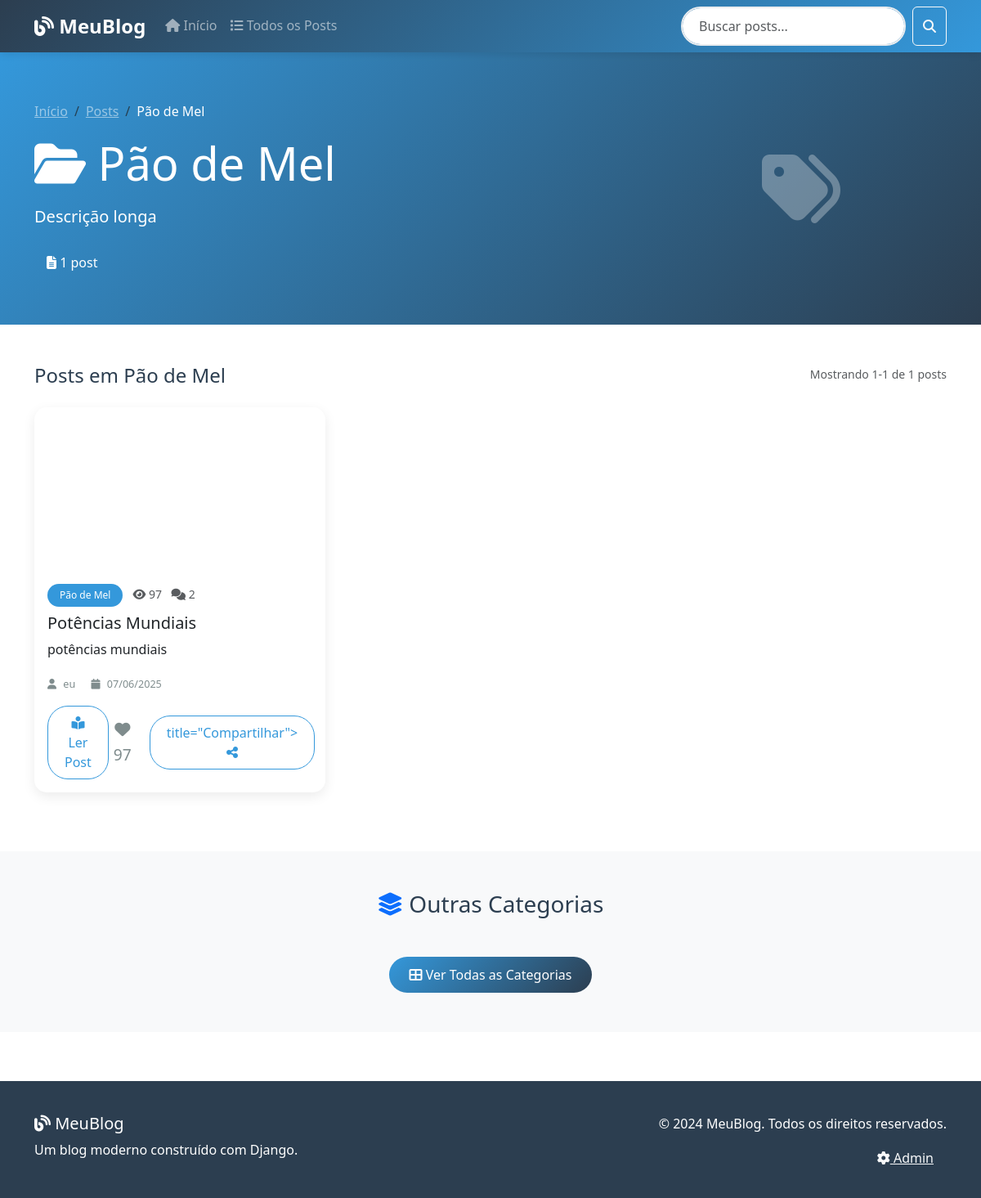
The app's page /blog/categoria/1/ with its own data.
### blog/models.py (models this page shows, shortened)
class Categoria(models.Model):
    nome = models.CharField(max_length=100, unique=True)
    descricao = models.TextField(blank=True)
    criado_em = models.DateTimeField(auto_now_add=True)
    class Meta:
        verbose_name = 'Categoria'
        verbose_name_plural = 'Categorias'
        ordering = ['nome']

class Post(models.Model):
    STATUS_CHOICES = [
        ('rascunho', 'Rascunho'),
        ('publicado', 'Publicado'),
        ('arquivado', 'Arquivado'),
    ]
    titulo = models.CharField(max_length=200)
    slug = models.SlugField(max_length=200, unique=True)
    autor = models.ForeignKey(User, on_delete=models.CASCADE, related_name='posts')
    categoria = models.ForeignKey(Categoria, on_delete=models.SET_NULL, null=True, blank=True)
    conteudo = models.TextField()
    resumo = models.CharField(max_length=300, blank=True)
    status = models.CharField(max_length=10, choices=STATUS_CHOICES, default='rascunho')
    criado_em = models.DateTimeField(auto_now_add=True)
    atualizado_em = models.DateTimeField(auto_now=True)
    publicado_em = models.DateTimeField(null=True, blank=True)
    visualizacoes = models.PositiveIntegerField(default=0)
    class Meta:
        verbose_name = 'Post'
        verbose_name_plural = 'Posts'
        ordering = ['-criado_em']

### blog/views.py (the view)
# urls.py: path('categoria/<int:categoria_id>/', views.posts_por_categoria, name='posts_por_categoria'),
def posts_por_categoria(request, categoria_id):
    categoria = get_object_or_404(Categoria, id=categoria_id)
    posts = Post.objects.filter(categoria=categoria, status='publicado').order_by('-publicado_em')
    paginator = Paginator(posts, 6)
    page_number = request.GET.get('page')
    page_obj = paginator.get_page(page_number)
    context = {
        'page_obj': page_obj,
        'categoria': categoria,
        'titulo_pagina': f'Posts em {categoria.nome}'
    }
    return render(request, 'blog/posts_categoria.html', context)

### blog/templates/blog/posts_categoria.html (shortened to what this page needs)
{% extends 'blog/base.html' %}
{% block content %}
<section class="hero-section">
    <div class="container">
        <div class="row align-items-center">
            <div class="col-lg-8">
                <nav aria-label="breadcrumb" class="mb-3">
                    <ol class="breadcrumb">
                        <li class="breadcrumb-item">
                            <a href="{% url 'blog:home' %}" class="text-white-50">Início</a>
                        </li>
                        <li class="breadcrumb-item">
                            <a href="{% url 'blog:lista_posts' %}" class="text-white-50">Posts</a>
                        </li>
                        <li class="breadcrumb-item active text-white">{{ categoria.nome }}</li>
                    </ol>
                </nav>
                <h1 class="display-4 mb-3">
                    <i class="fas fa-folder-open"></i> {{ categoria.nome }}
                </h1>
                {% if categoria.descricao %}
                    <p class="lead mb-4">{{ categoria.descricao }}</p>
                {% endif %}
                <div class="d-flex align-items-center">
                    <span class="badge badge-light fs-6 me-3">
                        <i class="fas fa-file-alt"></i>
                        {{ page_obj.paginator.count }} post{{ page_obj.paginator.count|pluralize }}
                    </span>
                </div>
            </div>
            <div class="col-lg-4 text-center">
                <i class="fas fa-tags" style="font-size: 6rem; opacity: 0.3;"></i>
            </div>
        </div>
    </div>
</section>
<section class="py-5">
    <div class="container">
        {% if page_obj %}
            <div class="row mb-4">
                <div class="col-md-6">
                    <h2 class="h4 mb-0">Posts em {{ categoria.nome }}</h2>
                </div>
                <div class="col-md-6 text-md-end">
                    <small class="text-muted">
                        Mostrando {{ page_obj.start_index }}-{{ page_obj.end_index }}
                        de {{ page_obj.paginator.count }} posts
                    </small>
                </div>
            </div>
            <div class="row">
                {% for post in page_obj %}
                    <div class="col-lg-4 col-md-6 mb-4">
                        <article class="card h-100">
                            {% if post.imagem %}
                                <img src="{{ post.imagem.url }}" class="card-img-top" alt="{{ post.titulo }}">
                            {% else %}
                                <div class="card-img-top bg-gradient d-flex align-items-center justify-content-center"
                                     style="height: 200px; background: linear-gradient(135deg, #3498db, #2c3e50);">
                                    <i class="fas fa-file-alt text-white" style="font-size: 3rem; opacity: 0.7;"></i>
                                </div>
                            {% endif %}
                            <div class="card-body d-flex flex-column">
                                <div class="mb-2">
                                    <span class="badge badge-primary">{{ categoria.nome }}</span>
                                    <small class="text-muted ms-2">
                                        <i class="fas fa-eye"></i> {{ post.visualizacoes }}
                                        <span class="ms-2">
                                            <i class="fas fa-comments"></i> {{ post.comentarios.count }}
                                        </span>
                                    </small>
                                </div>
                                <h5 class="card-title">
                                    <a href="{% url 'blog:detalhe_post' post.slug %}"
                                       class="text-decoration-none text-dark">
                                        {{ post.titulo }}
                                    </a>
                                </h5>
                                <p class="card-text flex-grow-1">
                                    {{ post.resumo|default:post.conteudo|truncatewords:20 }}
                                </p>
                                <div class="meta-info mb-3">
                                    <small>
                                        <i class="fas fa-user"></i>
                                        {{ post.autor.first_name|default:post.autor.username }}
                                        <span class="ms-3">
                                            <i class="fas fa-calendar"></i>
                                            {{ post.publicado_em|date:"d/m/Y" }}
                                        </span>
                                    </small>
                                </div>
                                <div class="d-flex justify-content-between align-items-center">
                                    <a href="{% url 'blog:detalhe_post' post.slug %}"
                                       class="btn btn-outline-primary">
                                        <i class="fas fa-book-reader"></i> Ler Post
                                    </a>
                                    <div class="d-flex align-items-center">
                                        <button class="like-btn me-3" data-post-id="{{ post.id }}"
                                                onclick="curtirPost('{{ post.id }}')">
                                            <i class="fas fa-heart"></i>
                                            <span class="like-count">{{ post.visualizacoes }}</span>
                                        </button>
                                        <button class="btn btn-outline-primary" onclick="compartilharPost('{{ post.titulo|escapejs }}', '{% url 'blog:detalhe_post' post.slug %}')">
                                                title="Compartilhar">
                                            <i class="fas fa-share-alt"></i>
                                        </button>
                                    </div>
                                </div>
                            </div>
                        </article>
                    </div>
                {% endfor %}
            </div>
        {% endif %}
    </div>
</section>
<section class="py-5 bg-light">
    <div class="container">
        <div class="row">
            <div class="col-12">
                <h3 class="text-center mb-4">
                    <i class="fas fa-layer-group text-primary"></i> Outras Categorias
                </h3>
            </div>
        </div>
        <div class="text-center mt-4">
            <a href="{% url 'blog:lista_posts' %}" class="btn btn-primary">
                <i class="fas fa-th-large"></i> Ver Todas as Categorias
            </a>
        </div>
    </div>
</section>
{% endblock %}

### blog/templates/blog/base.html (style rules this page uses)
:root { --primary-color: #2c3e50; --secondary-color: #3498db; --accent-color: #e74c3c; --text-dark: #2c3e50; --text-muted: #7f8c8d; --bg-light: #f8f9fa; }
body { font-family: 'Segoe UI', Tahoma, Geneva, Verdana, sans-serif; line-height: 1.6; color: var(--text-dark); }
.hero-section { background: linear-gradient(135deg, var(--secondary-color), var(--primary-color)); color: white; padding: 60px 0; }
.card { border: none; border-radius: 15px; box-shadow: 0 5px 15px rgba(0,0,0,0.08); transition: transform 0.3s ease, box-shadow 0.3s ease; overflow: hidden; }
.card-img-top { height: 200px; object-fit: cover; }
.btn-primary { background: linear-gradient(135deg, var(--secondary-color), var(--primary-color)); border: none; border-radius: 25px; padding: 10px 25px; font-weight: 500; transition: all 0.3s ease; }
.btn-outline-primary { border-color: var(--secondary-color); color: var(--secondary-color); border-radius: 25px; padding: 8px 20px; font-weight: 500; }
.badge { border-radius: 20px; padding: 8px 15px; font-weight: 500; }
.badge-primary { background: var(--secondary-color); }
.meta-info { color: var(--text-muted); font-size: 0.9rem; }
.meta-info i { margin-right: 5px; }
.like-btn { background: none; border: none; color: var(--text-muted); font-size: 1.2rem; transition: color 0.3s ease; cursor: pointer; }

### records on screen
Categoria: nome "Pão de Mel", descricao "Descrição longa"
Post: visualizacoes "97", comentarios.count "2", titulo "Potências Mundiais", resumo "potências mundiais", autor.first_name "eu", publicado_em "07/06/2025"

### other values on screen
{{ page_obj.paginator.count }} "1"
{{ page_obj.start_index }} "1"
{{ page_obj.end_index }} "1"
